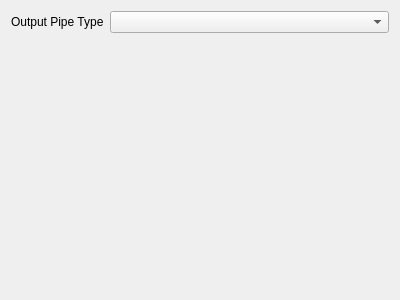
<?xml version="1.0" encoding="UTF-8"?>
<ui version="4.0">
 <class>outPsWidgetSelection</class>
 <widget class="QWidget" name="outPsWidgetSelection">
  <property name="geometry">
   <rect>
    <x>0</x>
    <y>0</y>
    <width>400</width>
    <height>300</height>
   </rect>
  </property>
  <property name="windowTitle">
   <string>Form</string>
  </property>
  <layout class="QVBoxLayout" name="verticalLayout">
   <item>
    <layout class="QHBoxLayout" name="horizontalLayout">
     <item>
      <widget class="QLabel" name="type_lbl">
       <property name="text">
        <string>Output Pipe Type</string>
       </property>
      </widget>
     </item>
     <item>
      <widget class="QComboBox" name="types_cmb">
       <property name="sizePolicy">
        <sizepolicy hsizetype="Preferred" vsizetype="Fixed">
         <horstretch>1</horstretch>
         <verstretch>0</verstretch>
        </sizepolicy>
       </property>
      </widget>
     </item>
    </layout>
   </item>
   <item>
    <widget class="QWidget" name="activeWidget" native="true">
     <property name="sizePolicy">
      <sizepolicy hsizetype="Preferred" vsizetype="Preferred">
       <horstretch>0</horstretch>
       <verstretch>1</verstretch>
      </sizepolicy>
     </property>
    </widget>
   </item>
  </layout>
 </widget>
 <resources/>
 <connections/>
</ui>
